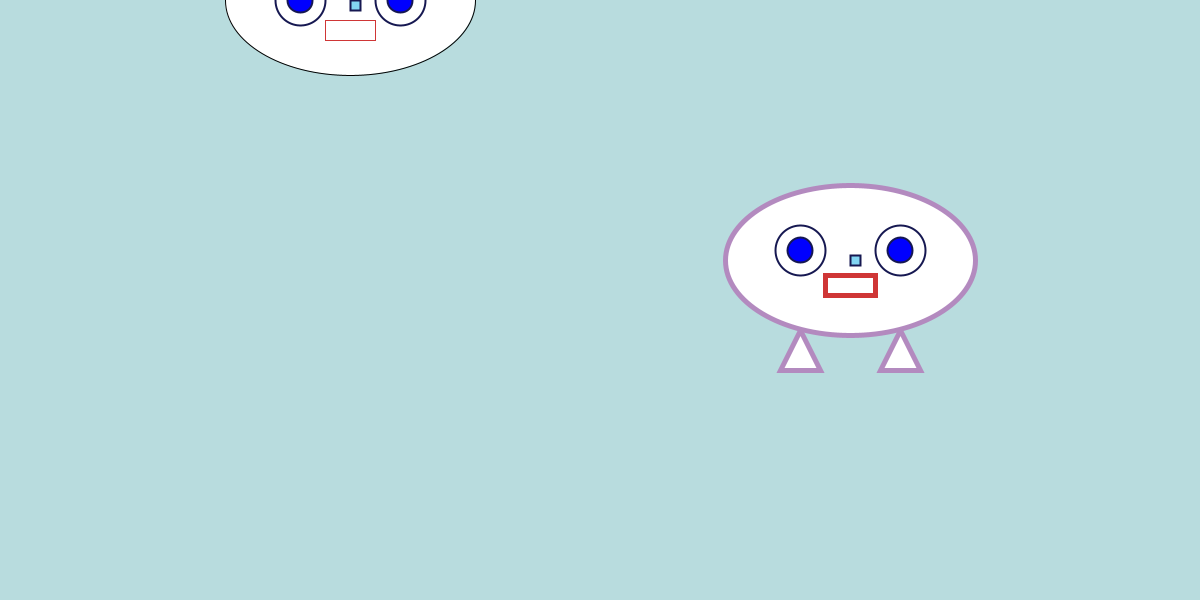
Frame 1 (no input)
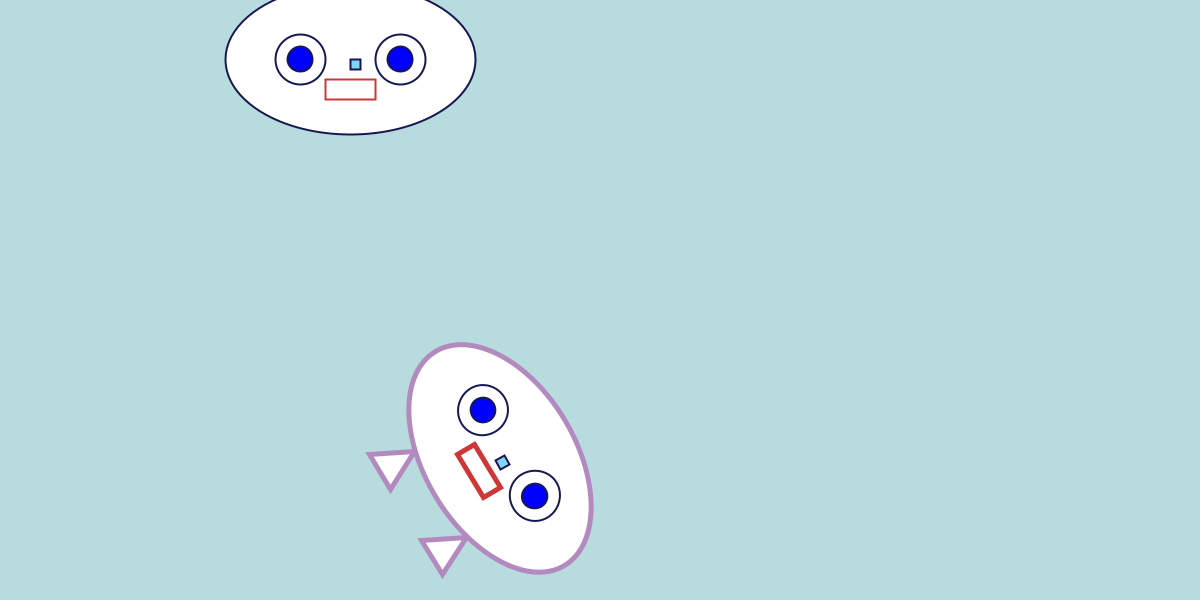
Frame 60 (the mouse pressed at the canvas centre just before this capture)
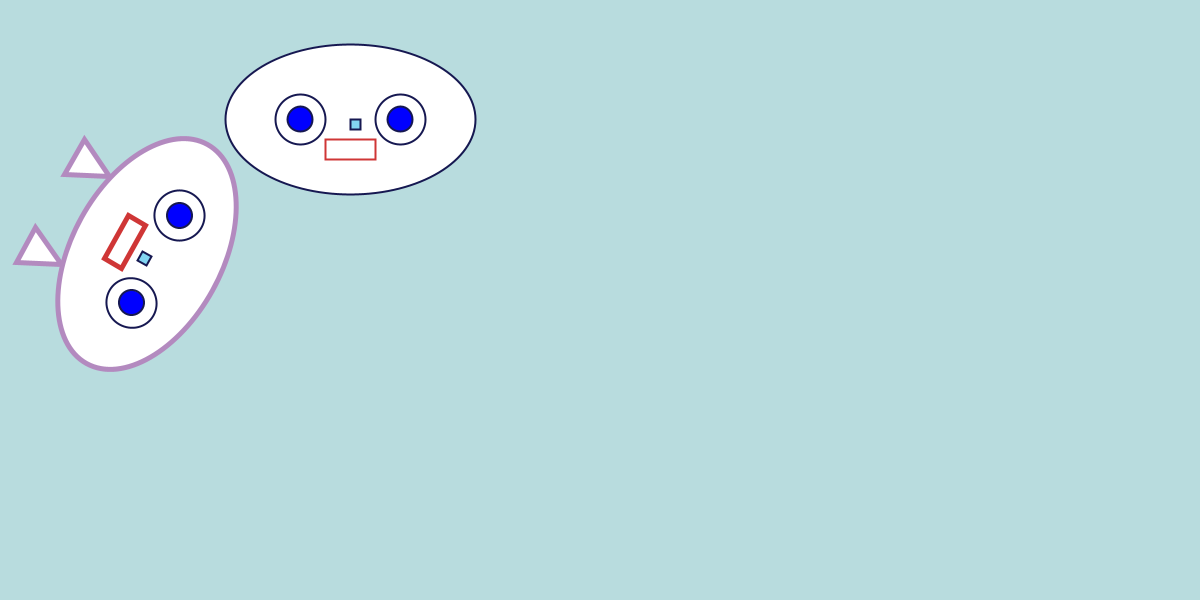
Frame 120 (the mouse held since frame 60 and released just before this capture)

The Processing sketch that drew these frames (run headless with seeded random() and noise(); from frame 60 on, the mouse is pressed at the canvas centre):

// Processing sketch: robot_animation2
// ── robot_animation2.pde
int x = 0;
int r = 0;
int y = 0;
int z = 20;
boolean variable = true;

 void setup(){
  size(1200, 600);
   
 }
 
 
void draw(){
 
  background(184, 220, 222);

  fill(255);
  

  push();
  translate(500, 50);
  
  rotate(radians(r));
  if (variable == true ) {
    r = r + 1;
    
    if (r == 150) {
     variable = false; 
    }
  }

  if (variable == false) {
    r = r - 1;
   
    
    if (r == 0) {
     variable = true; 
    }
  }
  
  
  
  stroke(255);
  
  
  
  //legs
  strokeWeight(5);
  stroke(179, 138, 191);
  
  triangle(300, 280, 280, 320, 320, 320);
  triangle(400, 280, 380, 320, 420, 320);

  //head

  ellipse(350, 210, 250, 150);

  //mouth
  stroke(207, 54, 54);
  rect(325, 225, 50, 20);

  //nose
  strokeWeight(2);
  stroke(22, 24, 81);
  fill(130, 213, 242);
  rect(350, 205, 10, 10);

  //eyes
  noFill();
  circle(300, 200, 50);
  circle(400, 200, 50);
 
  //pupils

 
  fill (0, 0, 255);
  circle(300, 200, 25);
  circle(400, 200, 25); 
  
  pop();
  //robot 2
  

  //head

  ellipse(350, y, 250, 150);

  //mouth
  stroke(207, 54, 54);
  rect(325, z, 50, 20);

  //nose
  strokeWeight(2);
  stroke(22, 24, 81);
  fill(130, 213, 242);
  rect(350, y, 10, 10);

  //eyes
  noFill();
  circle(300, y, 50);
  circle(400, y, 50);
 
  //pupils

 
  fill (0, 0, 255);
  circle(300, y, 25);
  circle(400, y, 25); 
  
  if (y < 600){
  y = y + 1;
  }
  else{
   y = 0; 
  }
  
  if (z < 600){
  z = z + 1;
  }
  else{
   z = 0; 
  }

}
